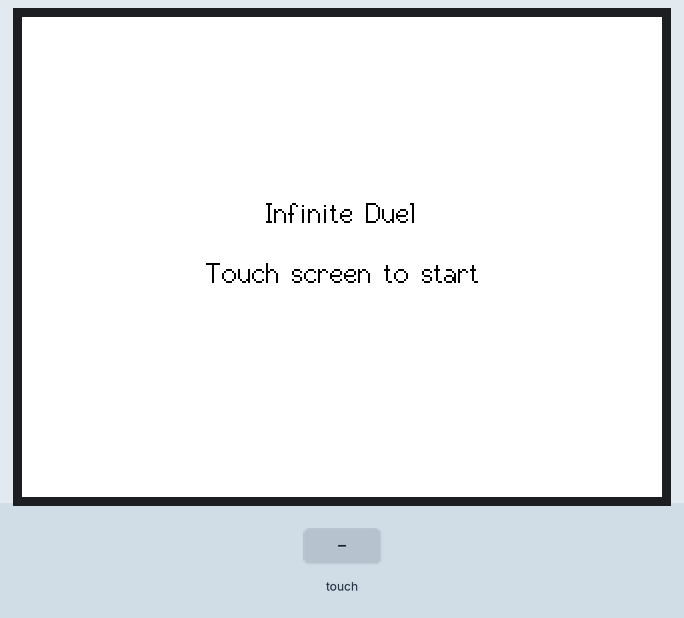
This sketch was run on a simulated ESP32. Parts: 320×240 colour display. The inputs (shaded band) are chosen by the test bench. WiFi joins after 1.5 s; servers stay silent unless stated; uploads are accepted with an empty reply; what the sketch prints to the serial monitor is not drawn.

Above: at 2.9 s.
3.0 s: touch panel pressed at 13 % / 10 % of its raw x / y range
At 3.7 s:
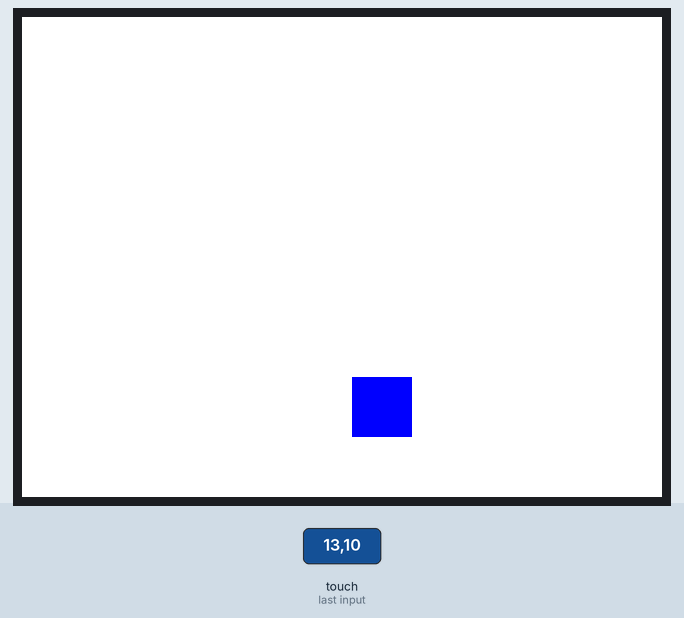
4.5 s: touch panel pressed at 38 % / 50 % of its raw x / y range
At 4.78 s:
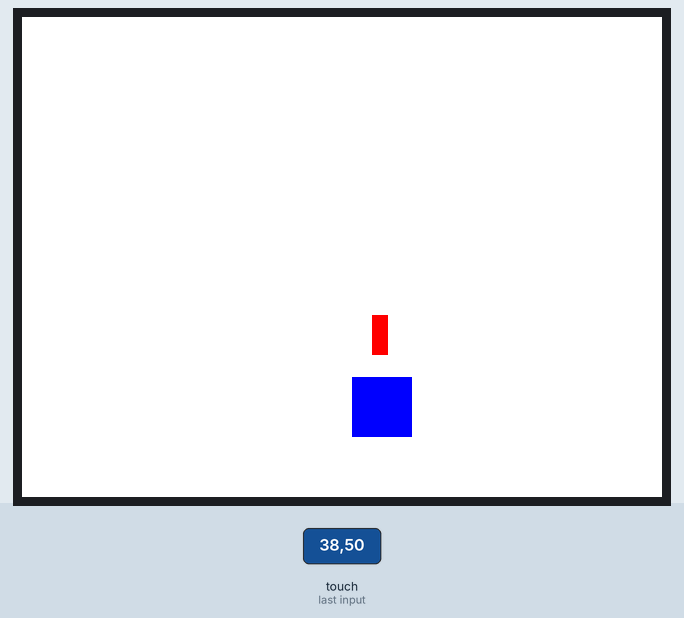
At 22.8 s:
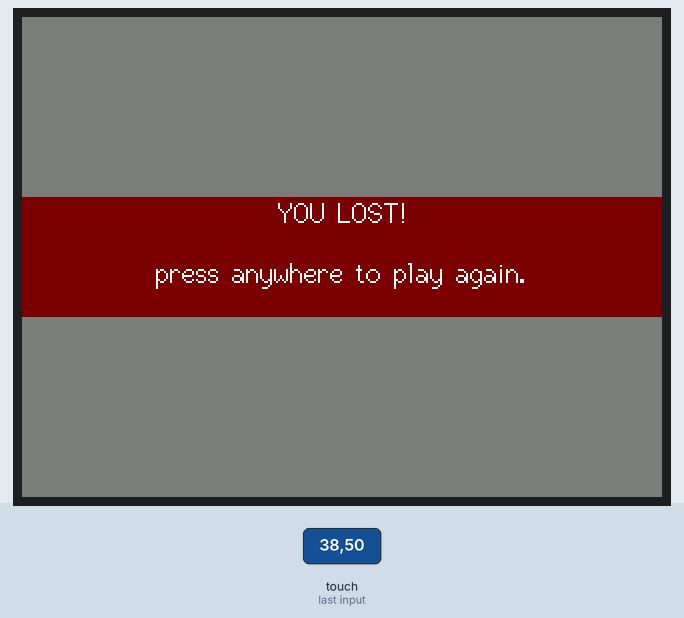
Timing chart, 0 to 23.1 s (numbered marks = the images above; inputs shaded):
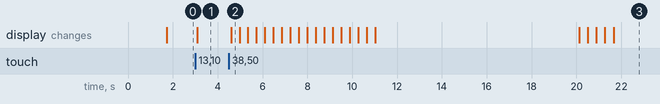

The sketch:

client.ino
```cpp
#include "WiFi.h"
#include "ESPAsyncWebServer.h"
#include <HTTPClient.h>

#include <SPI.h>

#include <TFT_eSPI.h>

#include <XPT2046_Touchscreen.h>

TFT_eSPI tft = TFT_eSPI();

// Touchscreen pins
#define XPT2046_IRQ 36   // T_IRQ
#define XPT2046_MOSI 32  // T_DIN
#define XPT2046_MISO 39  // T_OUT
#define XPT2046_CLK 25   // T_CLK
#define XPT2046_CS 33    // T_CS

SPIClass touchscreenSPI = SPIClass(VSPI);
XPT2046_Touchscreen touchscreen(XPT2046_CS, XPT2046_IRQ);

#define SCREEN_WIDTH 320
#define SCREEN_HEIGHT 240
#define FONT_SIZE 2


const char* ssid = "Battle";
const char* password = "123456789";
const char* bulletmes = "http://192.168.4.1/sendStatus?type=1&var=";
const char* statusmes0 = "http://192.168.4.1/sendStatus?type=0&var=0";
const char* statusmes1 = "http://192.168.4.1/sendStatus?type=0&var=1";


class Bullet {
  public:
    int posX;
    int posY;
    int dir;
};

// Touchscreen coordinates: (x, y) and pressure (z)
int x, y, z;
int posX = SCREEN_WIDTH / 2;
int posY = SCREEN_HEIGHT * 3 / 4;
int counter = 0;
bool is_start = false;
const int FIRE_RATE = 2;
Bullet bullets[200];
int num_bullets = 0;
const int SPEED = 5;
const int BULLET_SPEED = 10;
const int PLAYER_SIZE = 30;
const int BULLET_WIDTH = 8;
const int BULLET_LENGTH = 20;
bool is_dead = false;
int dir[8] = {7,3,4,2,1,0,6,5};


void setup() {
  Serial.begin(115200);

  WiFi.begin(ssid, password);
  Serial.println("Connecting");
  while(WiFi.status() != WL_CONNECTED) {
    delay(500);
    Serial.print(".");
  }
  Serial.println("");
  Serial.print("Connected to WiFi network with IP Address: ");
  Serial.println(WiFi.localIP());

  // Start the SPI for the touchscreen and init the touchscreen
  touchscreenSPI.begin(XPT2046_CLK, XPT2046_MISO, XPT2046_MOSI, XPT2046_CS);
  touchscreen.begin(touchscreenSPI);
  // Set the Touchscreen rotation in landscape mode
  // Note: in some displays, the touchscreen might be upside down, so you might need to set the rotation to 3: touchscreen.setRotation(3);
  touchscreen.setRotation(1);

  // Start the tft display
  tft.init();
  // Set the TFT display rotation in landscape mode
  tft.setRotation(1);

  // Clear the screen before writing to it
  tft.fillScreen(TFT_WHITE);
  tft.setTextColor(TFT_BLACK, TFT_WHITE);

  // Set X and Y coordinates for center of display
  int centerX = SCREEN_WIDTH / 2;
  int centerY = SCREEN_HEIGHT / 2;

  tft.drawCentreString("Infinite Duel", centerX, centerY-30, FONT_SIZE);
  tft.drawCentreString("Touch screen to start", centerX, centerY, FONT_SIZE);
}

String httpGETRequest(String serverName) {
  WiFiClient client;
  HTTPClient http;

  // Your Domain name with URL path or IP address with path
  http.begin(client, serverName);

  // Send HTTP POST request
  int httpResponseCode = http.GET();

  String payload = "--";

  if (httpResponseCode>0) {
    Serial.print("HTTP Response code: ");
    Serial.println(httpResponseCode);
    payload = http.getString();
  }
  else {
    Serial.print("Error code: ");
    Serial.println(httpResponseCode);
  }
  // Free resources
  http.end();

  return payload;
}

void shoot() {
  if (counter > FIRE_RATE){
    create_bullet(posX + 10, posY - BULLET_LENGTH - 1, 1);
    counter = 0;
  }
}

void create_bullet(int posX, int posY, int dir) {
  Bullet new_bullet;
  new_bullet.posX = posX;
  new_bullet.posY = posY;
  new_bullet.dir = dir;
  bullets[num_bullets] = new_bullet;
  num_bullets++;
}

void draw(int touchX, int touchY, int touchZ) {
  // Clear TFT screen
  tft.fillScreen(TFT_WHITE);
  tft.setTextColor(TFT_BLACK, TFT_WHITE);

  tft.fillRect(posX, posY, PLAYER_SIZE, PLAYER_SIZE, TFT_BLUE);
  for (int i = 0; i < num_bullets; i++){
    bullets[i].posY -= bullets[i].dir * BULLET_SPEED;
    tft.fillRect(bullets[i].posX, bullets[i].posY, BULLET_WIDTH, BULLET_LENGTH, TFT_RED);
  }
}

String sendmessage(int stat,int var){
  String result;
  String message;

  if(stat == 0 && var == 1){
    message = statusmes1;
  }
  else if(stat == 1){
    message = bulletmes + String(var);
  }
  else{
    message = statusmes0;
  }

  Serial.println(message);
  result = httpGETRequest(message);
  Serial.println("HTTP Response:"+result);
  return result;
}
String check() {
  String result;
  int recive = 0;

  for (int i = 0; i < num_bullets; i++) {
    Bullet bullet = bullets[i];
    if (posX > bullet.posX - PLAYER_SIZE && posX < bullet.posX + BULLET_WIDTH && posY > bullet.posY - PLAYER_SIZE && posY < bullet.posY + BULLET_LENGTH){
      Serial.print("dead");
      is_dead = true;
      result = sendmessage(0,1);
      recive = 1;
    } else if (bullet.posY > SCREEN_HEIGHT*2) {
      Serial.println("failed");
      bullets[i].posY = 0;
    } else if (bullet.posY <= BULLET_LENGTH * - 1 && bullet.posY > BULLET_LENGTH * - 1 - BULLET_SPEED){
      Serial.print("send bullet");
      bullets[i].posY = SCREEN_HEIGHT * 2 - 1;
      result = sendmessage(1,bullet.posX);
      recive = 1;
    }
  }
  if(recive == 0){
    result = sendmessage(0,0);
  }

  return result;
}


void move() {

  if(x < SCREEN_WIDTH / 3 && y < SCREEN_HEIGHT / 3) move_player(dir[0]);
  else if (x > SCREEN_WIDTH * 2 / 3 && y < SCREEN_HEIGHT / 3) move_player(dir[2]);
  else if (x > SCREEN_WIDTH * 2 / 3 && y > SCREEN_HEIGHT * 2 / 3) move_player(dir[4]);
  else if (x < SCREEN_WIDTH / 3 && y > SCREEN_HEIGHT * 2 / 3) move_player(dir[6]);
  else if (y < SCREEN_HEIGHT / 3) move_player(dir[1]);
  else if (x > SCREEN_WIDTH * 2 / 3) move_player(dir[3]);
  else if (y > SCREEN_HEIGHT * 2 / 3) move_player(dir[5]);
  else if (x < SCREEN_WIDTH / 3) move_player(dir[7]);

}

void move_player(int dir) {
  if (dir == 0) {
    posX = min(posX + SPEED, SCREEN_WIDTH - PLAYER_SIZE);
    posY = max(posY - SPEED, 0);
  } else if (dir == 1) {
    posY = max(posY - SPEED, 0);
  } else if (dir == 2) {
    posX = max(posX - SPEED, 0);
    posY = max(posY - SPEED, 0);
  } else if (dir == 3) {
    posX = max(posX - SPEED, 0);
  } else if (dir == 4) {
    posX = max(posX - SPEED, 0);
    posY = min(posY + SPEED, SCREEN_HEIGHT - PLAYER_SIZE);
  } else if (dir == 5) {
    posY = min(posY + SPEED, SCREEN_HEIGHT - PLAYER_SIZE);
  } else if (dir == 6) {
    posX = min(posX + SPEED, SCREEN_WIDTH - PLAYER_SIZE);
    posY = min(posY + SPEED, SCREEN_HEIGHT - PLAYER_SIZE);
  } else if (dir == 7) {
    posX = min(posX + SPEED, SCREEN_WIDTH - PLAYER_SIZE);
  }
}

void reset() {
  posX = SCREEN_WIDTH / 2;
  posY = SCREEN_HEIGHT * 3 / 4;
  counter = 0;
  is_start = false;
  memset(bullets, 0, sizeof(bullets));
}

void loop() {

  if (!is_start && touchscreen.tirqTouched() && touchscreen.touched()) {
    is_start = true;
  }
  else if (!is_start) return;

  if (is_dead) {
    posX = SCREEN_WIDTH / 2;
    posY = SCREEN_HEIGHT * 3 / 4;
    is_dead = false;
    counter = 0;
    is_start = false;

    tft.fillScreen(TFT_DARKGREY);
    tft.setTextColor(TFT_WHITE, TFT_MAROON);
    tft.fillRect(0, (SCREEN_HEIGHT/2) - 30, SCREEN_WIDTH, 60, TFT_MAROON);

    int centerX = SCREEN_WIDTH / 2;
    int centerY = SCREEN_HEIGHT / 2;

    tft.drawCentreString("YOU LOST!", centerX, centerY-30, FONT_SIZE);
    tft.drawCentreString("press anywhere to play again.", centerX, centerY, FONT_SIZE);

    return;

  }


  if (touchscreen.tirqTouched() && touchscreen.touched()) {

    TS_Point p = touchscreen.getPoint();

    x = map(p.x, 200, 3700, 1, SCREEN_WIDTH);
    y = map(p.y, 240, 3800, 1, SCREEN_HEIGHT);
    z = p.z;
    move();
    if(x > SCREEN_WIDTH / 3 && x < SCREEN_WIDTH * 2 / 3 && y > SCREEN_HEIGHT / 3 && y < SCREEN_HEIGHT * 2 / 3){
      shoot();
    }

  }

  String result;
  draw(x, y, z);
  result = check();
  int stat1 = result.substring(0).toInt();
  int var1 = result.substring(2, result.length()).toInt();
  if(stat1 == 1){
    create_bullet(var1,0,-1);
  }
  else if (stat1 == 0 && var1 == 1){
      posX = SCREEN_WIDTH / 2;
      posY = SCREEN_HEIGHT * 3 / 4;
      is_dead = false;
      counter = 0;
      is_start = false;

      tft.fillScreen(TFT_WHITE);

      int centerX = SCREEN_WIDTH / 2;
      int centerY = SCREEN_HEIGHT / 2;

      tft.fillScreen(TFT_DARKGREY);
      tft.setTextColor(TFT_WHITE, TFT_DARKGREEN);
      tft.fillRect(0, (SCREEN_HEIGHT/2) - 30, SCREEN_WIDTH, 60, TFT_DARKGREEN);

      tft.drawCentreString("YOU WIN!", centerX, centerY-20, FONT_SIZE);
      tft.drawCentreString("press anywhere to play again.", centerX, centerY, FONT_SIZE);
  }


  delay(100);
  counter++;

}
```

Measured:
- after the input at 3.0 s, the display: changes after 0.08 s (image 1)
- after the input at 4.5 s, the display: changes after 0.09 s (image 2)
